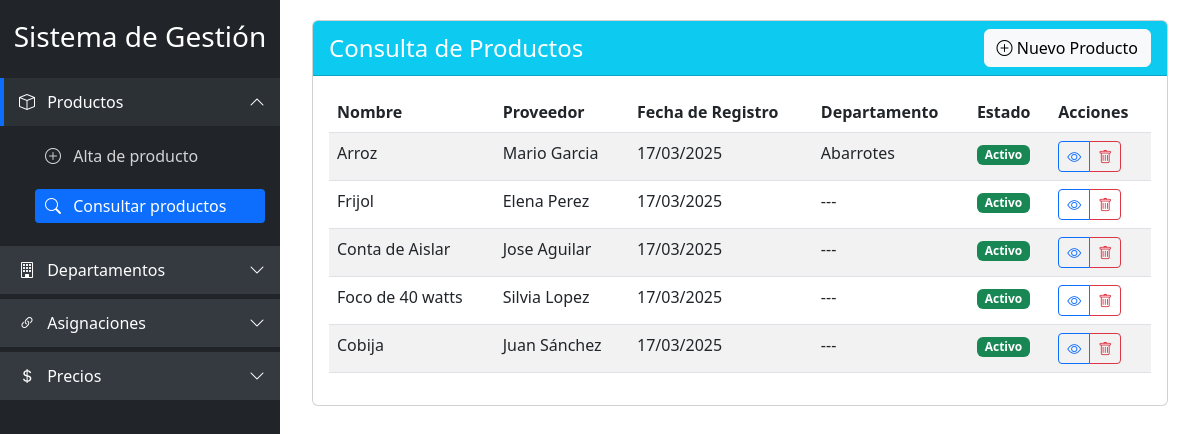
Page /productos/consultar on the committed database.
### models.py (models this page shows, shortened)
class Producto(db.Model):
    id = db.Column(db.Integer, primary_key=True)
    codigo = db.Column(db.String(20), unique=True, nullable=False)
    nombre = db.Column(db.String(100), nullable=False)
    proveedor = db.Column(db.String(80))
    fecha_creacion = db.Column(db.DateTime, default=datetime.now())
    activo = db.Column(db.Boolean, default=True)

class ProductoDepartamento(db.Model):
    id = db.Column(db.Integer, primary_key=True)
    producto_id = db.Column(db.Integer, db.ForeignKey('producto.id'), nullable=False)
    departamento_id = db.Column(db.Integer, db.ForeignKey('departamento.id'), nullable=False)
    fecha_asignacion = db.Column(db.DateTime, default=datetime.utcnow)
    producto = db.relationship('Producto', backref=db.backref('departamentos', lazy=True))
    departamento = db.relationship('Departamento', backref=db.backref('productos', lazy=True))

class Departamento(db.Model):
    id = db.Column(db.Integer, primary_key=True)
    codigo = db.Column(db.String(20), unique=True, nullable=False)
    nombre = db.Column(db.String(100), nullable=False)
    responsable = db.Column(db.String(100), nullable=False)
    fecha_creacion = db.Column(db.DateTime, default=datetime.utcnow)
    activo = db.Column(db.Boolean, default=True)

### app.py (the view)
@app.route('/productos/consultar')
def consultar_productos():
    productos = Producto.query.all()
    asignaciones = ProductoDepartamento.query.all()
    return render_template('productos/consultar_productos.html', productos=productos, asignaciones=asignaciones)

### templates/productos/consultar_productos.html (shortened to what this page needs)
{% extends "index.html" %} {% block content %}
<div class="card">
    <div class="card-header bg-info text-white d-flex justify-content-between align-items-center">
        <h4 class="mb-0">Consulta de Productos</h4>
        <a href="{{ url_for('alta_producto') }}" class="btn btn-light">
            <i class="bi bi-plus-circle"></i> Nuevo Producto
        </a>
    </div>
    <div class="card-body">
        <div class="table-responsive">
            {% if productos %}
            <table class="table table-striped table-hover">
                <thead>
                    <tr>
                        <th>Nombre</th>
                        <th>Proveedor</th>
                        <th>Fecha de Registro</th>
                        <th>Departamento</th>
                        <th>Estado</th>
                        <th>Acciones</th>
                    </tr>
                </thead>
                <tbody>
                    {% for producto in productos %}
                    <tr>
                        <td>{{ producto.nombre }}</td>
                        <td>{{ producto.proveedor }}</td>
                        <td>
                            {{ producto.fecha_creacion.strftime('%d/%m/%Y') }}
                        </td>
                        <td>
                            {% if asignaciones %}
                                {% for asignacion in asignaciones %}
                                    {% if asignacion.producto_id == producto.id %}
                                        {{ asignacion.departamento.nombre }}{% if not loop.last %}, {% endif %}
                                    {% else %}
                                        ---
                                    {% endif %}
                                {% endfor %}
                            {% else %}
                            ---
                            {% endif %}
                        </td>
                        <td>
                            {% if producto.activo %}
                            <span class="badge bg-success">Activo</span>
                            {% else %}
                            <span class="badge bg-danger">Inactivo</span>
                            {% endif %}
                        </td>
                        <td>
                            <div class="btn-group" role="group">
                                <a href="{{ url_for('renovar_producto', producto_id=producto.id) }}"
                                    class="btn btn-sm btn-outline-primary">
                                    <i class="bi bi-eye"></i>
                                </a>
                                <button type="button" class="btn btn-sm btn-outline-danger" data-bs-toggle="modal"
                                    data-bs-target="#confirmDeleteModal" data-id="{{ producto.id }}"
                                    data-nombre="{{ producto.nombre }}">
                                    <i class="bi bi-trash"></i>
                                </button>
                            </div>
                        </td>
                    </tr>
                    {% endfor %}
                </tbody>
            </table>
            {% else %}
            <div class="alert alert-info">
                No hay productos registrados en el sistema.
            </div>
            {% endif %}
        </div>
    </div>
</div>
{% endblock %}

### templates/index.html (shortened to what this page needs)
<!doctype html>
<html lang="es">
    <head>
        <link
            href="https://cdn.jsdelivr.net/npm/bootstrap@5.3.0-alpha1/dist/css/bootstrap.min.css"
            rel="stylesheet"
        />
        <link
            rel="stylesheet"
            href="https://cdn.jsdelivr.net/npm/bootstrap-icons@1.10.0/font/bootstrap-icons.css"
        />
        <link rel="stylesheet" href="./../static/styles.css" />
    </head>
    <body>
        <div class="sidebar">
            <div class="text-center mb-4">
                <a class="link-to-home" href="{{ url_for('index') }}">
                    <h3>Sistema de Gestión</h3>
                </a>
            </div>
            <button class="category-button" id="btn-productos">
                <i class="bi bi-box me-2"></i> Productos
                <i class="bi bi-chevron-down toggle-icon"></i>
            </button>
            <ul class="category-menu" id="menu-productos">
                <li class="menu-item">
                    <a href="{{ url_for('alta_producto') }}">
                        <i class="bi bi-plus-circle me-2"></i> Alta de producto
                    </a>
                </li>
                <li class="menu-item">
                    <a href="{{ url_for('consultar_productos') }}">
                        <i class="bi bi-search me-2"></i> Consultar productos
                    </a>
                </li>
            </ul>
            <button class="category-button" id="btn-departamentos">
                <i class="bi bi-building me-2"></i> Departamentos
                <i class="bi bi-chevron-down toggle-icon"></i>
            </button>
            <button class="category-button" id="btn-asignaciones">
                <i class="bi bi-link-45deg me-2"></i> Asignaciones
                <i class="bi bi-chevron-down toggle-icon"></i>
            </button>
            <button class="category-button" id="btn-precios">
                <i class="bi bi-currency-dollar me-2"></i> Precios
                <i class="bi bi-chevron-down toggle-icon"></i>
            </button>
        </div>
        <div class="main-content">
            <div class="container-fluid">
                <div class="row">
                    <div class="col-12">
                        {% block content %}{% endblock %}
                    </div>
                </div>
            </div>
        </div>
    </body>
</html>

### static/styles.css (style rules this page uses)
body { min-height: 100vh; overflow-x: hidden; }
.sidebar { width: 280px; height: 100vh; position: fixed; top: 0; left: 0; background-color: #212529; padding-top: 20px; color: white; overflow-y: auto; }
.link-to-home:active, .link-to-home:link, .link-to-home:visited { text-decoration: none; color: white; }
.main-content { margin-left: 280px; padding: 20px; }
.category-button { display: block; width: 100%; text-align: left; padding: 12px 15px; background-color: #343a40; color: white; border: none; border-left: 4px solid transparent; margin-bottom: 5px; transition: all 0.3s; position: relative; }
.category-button.active { background-color: #2c3136; color: white; border-left-color: #0d6efd; }
.category-button i.toggle-icon { position: absolute; right: 15px; top: 50%; transform: translateY(-50%); transition: transform 0.3s; }
.category-button.active i.toggle-icon { transform: translateY(-50%) rotate(180deg); }
.category-menu { display: none; padding-left: 0; list-style: none; margin-bottom: 15px; }
.category-menu.show { display: block; }
.menu-item { padding: 8px 15px 8px 35px; }
.menu-item a { color: rgba(255, 255, 255, 0.8); text-decoration: none; display: block; padding: 5px 10px; border-radius: 4px; transition: all 0.2s; }
.menu-item a.active { background-color: #0d6efd; color: white; }

### rows in the picture
Producto: nombre "Arroz", proveedor "Mario Garcia", fecha_creacion "17/03/2025", activo "Activo"
ProductoDepartamento: departamento.nombre "Abarrotes"
Producto: nombre "Frijol", proveedor "Elena Perez", fecha_creacion "17/03/2025", activo "Activo"
Producto: nombre "Conta de Aislar", proveedor "Jose Aguilar", fecha_creacion "17/03/2025", activo "Activo"
Producto: nombre "Foco de 40 watts", proveedor "Silvia Lopez", fecha_creacion "17/03/2025", activo "Activo"
Producto: nombre "Cobija", proveedor "Juan Sánchez", fecha_creacion "17/03/2025", activo "Activo"
